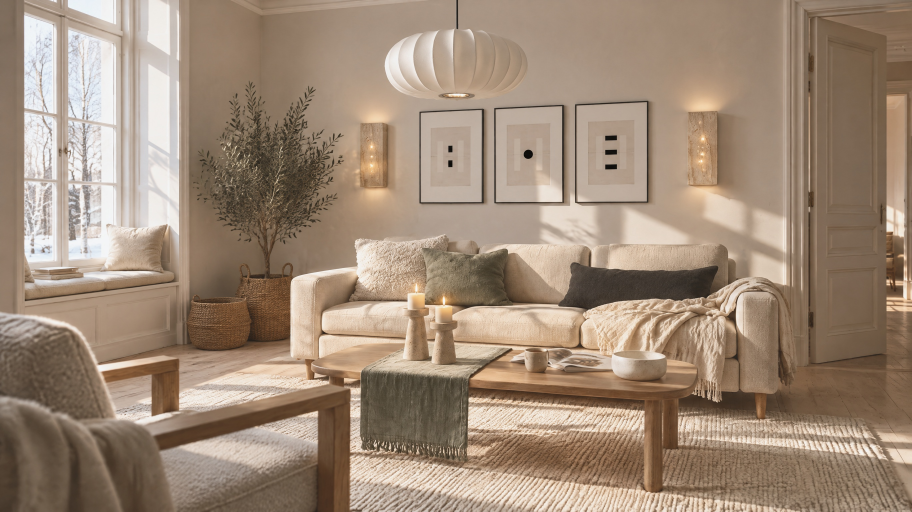
#> input picture assets/renders/editorial-test-2026-11-06/nordic/nordic-A-gpt-image-2-5.jpg, 2736 x 1536 px (shown at 1/3 size)
$ python align_affine.py ../../../../editorial-test-2026-11-06/nordic/nordic-A-gpt-image-2-5.jpg ../../../../editorial-test-2026-11-06/nordic/nordic-A-nano-banana-2.jpg ../../../../editorial-test-2026-11-06/nordic/nordic-A-nano-banana-2.jpg 5 5   (older library calls are emulated)
#> lines starting #> are read from the running program, lines starting #| are printed output that depends on the picture
#!/usr/bin/env python3
"""align_affine.py: bring a render whose canvas came back at another size onto the still's canvas, then (if needed) one
global affine fitted against the model input's structure (ECC on gradient magnitude, coarse to fine). render-agent, 0 tokens.
  python3 align_affine.py <raw.png> <input.png> <out.png> <W> <H> [--no-ecc]"""
import json, sys
import cv2
import numpy as np
from PIL import Image
raw, inp, out, W, H = sys.argv[1], sys.argv[2], sys.argv[3], int(sys.argv[4]), int(sys.argv[5])
im = np.asarray(Image.open(raw).convert("RGB"))
#> im is the input picture: shape (1536, 2736, 3); mean R, G, B 158.9, 138.3, 119.5
rep = dict(returned_px=[im.shape[1], im.shape[0]])
#> rep = {'returned_px': [2736, 1536]}
if (im.shape[1], im.shape[0]) != (W, H):
    im = cv2.resize(im, (W, H), interpolation=cv2.INTER_AREA if im.shape[1] > W else cv2.INTER_CUBIC)
rep["resampled_to"] = [W, H]
if "--no-ecc" not in sys.argv:
    g = lambda a: cv2.GaussianBlur(cv2.magnitude(cv2.Sobel(a, cv2.CV_32F, 1, 0), cv2.Sobel(a, cv2.CV_32F, 0, 1)), (0, 0), 1.5)
    A = g(cv2.cvtColor(im, cv2.COLOR_RGB2GRAY).astype(np.float32))
#> A = [[103, 105.5, 108.3, 106.3, 104], [100.9, 103, 105.4, 103.6, 101.6], [96.41, 97.52, 98.46, 96.68, 95.06], [92.96, 92.84, 91.73, 89.17, 87.59], [91.84, 91.16, 89.01, 85.89, 84.23]]
    B = g(cv2.cvtColor(np.asarray(Image.open(inp).convert("RGB")), cv2.COLOR_RGB2GRAY).astype(np.float32))
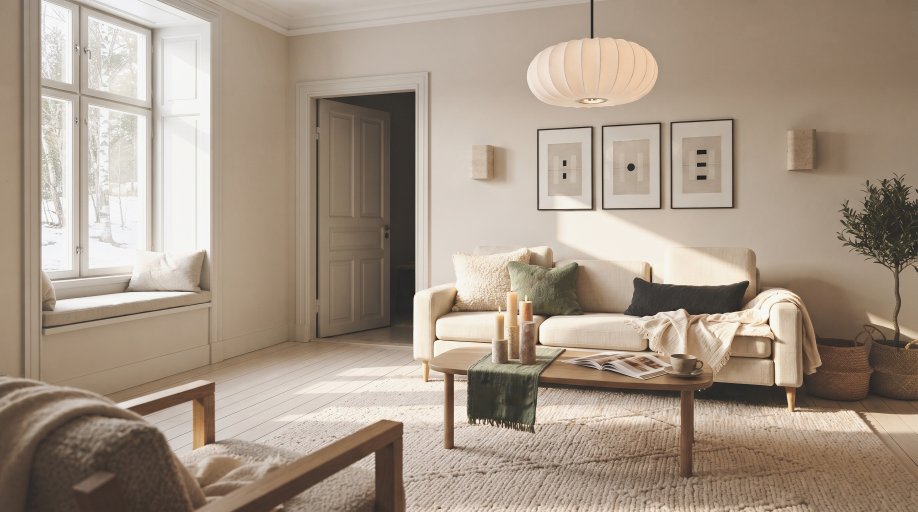
#> input picture assets/renders/editorial-test-2026-11-06/nordic/nordic-A-nano-banana-2.jpg, 2752 x 1536 px (shown at 1/3 size)
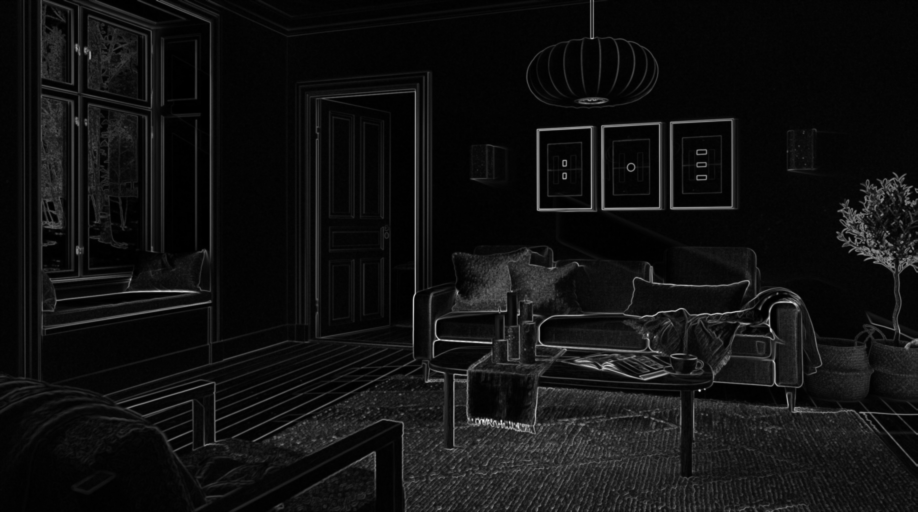
#> B: shape (1536, 2752) float32 (shown at 1/3 size); min 0, max 519.9, mean 35.6; drawn with min black and max white
    M = np.eye(2, 3, dtype=np.float32)
    for s in (0.25, 0.5, 1.0):
        a_, b_ = cv2.resize(A, None, fx=s, fy=s), cv2.resize(B, None, fx=s, fy=s)
        Ms = M.copy(); Ms[:, 2] *= s
#> (the run stopped early here; a loop or call above may not have finished)
